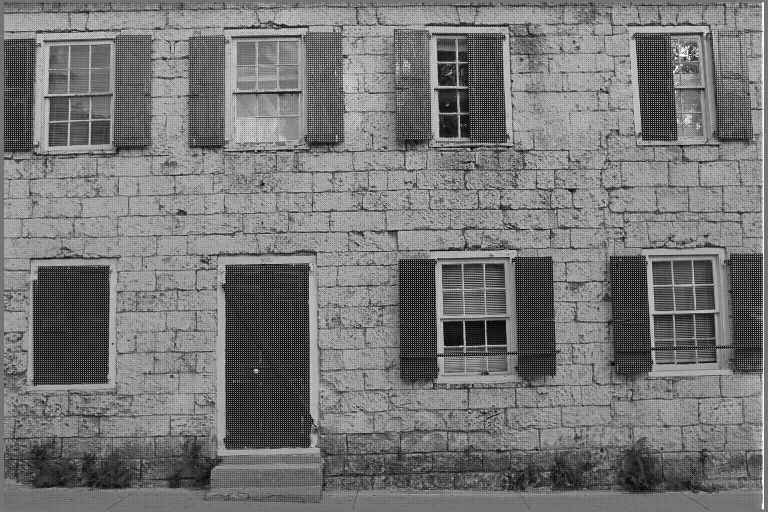
#> input picture task1/tests/04_unittest_bilinear_img_input/01.png, 768 x 512 px
$ python -i fit_and_classify.py   (imports and definitions only)
#> lines starting #> are read from the running program, lines starting #| are printed output that depends on the picture; after the words box and inside, x2 and y2 are one past the last pixel; in counts of white or black regions, pixels touching at a corner belong together
import numpy as np
from scipy.signal import convolve2d

from skimage.transform import resize
from skimage.io import imread, imshow

from sklearn.model_selection import train_test_split
from sklearn.svm import LinearSVC, SVC
from sklearn.metrics import classification_report

MAX_ITEMS = 10**10
HOG_RANGE = (0, np.pi)
EPS = 1e-6

BIN_COUNT = 12
IMG_SIZE = (64, 64)
CELL_ROWS,  CELL_COLS = 4, 4
BLOCK_ROWS, BLOCK_COLS = 4, 4


def calc_gradient(img):
    dx_c = np.zeros_like(img)
    dy_c = np.zeros_like(img)
    n_channels = img.shape[-1]

    x_kernel = np.array([[-1, 0, 1],
                         [-2, 0, 2],
                         [-1, 0, 1]])
    y_kernel = x_kernel.T

    for channel in range(n_channels):
        dx_c[:, :, channel] = convolve2d(img[:, :, channel], y_kernel, mode='same', boundary='symm')
        dy_c[:, :, channel] = convolve2d(img[:, :, channel], y_kernel, mode='same', boundary='symm')

    dx = np.sum(dx_c, axis=-1)
    dy = np.sum(dx_c, axis=-1)

    grad_magnitude = np.sqrt(dx**2 + dy**2)

    grad_angle = np.arctan2(dx, dy)
    #grad_angle[grad_angle < HOG_RANGE[0]] += np.pi

    return grad_magnitude, grad_angle


def calc_hist(img, cell_rows, cell_cols, bin_count):
    num_cells_h = img.shape[0] // cell_rows
    num_cells_w = img.shape[1] // cell_cols

    bin_hist = np.zeros((num_cells_h, num_cells_w, bin_count))

    grad_magnitude, grad_angle = calc_gradient(img)

    for y in range(num_cells_h):
        for x in range(num_cells_w):
            y_left = y * cell_rows
            y_right = y_left + cell_rows
            x_left = x * cell_cols
            x_right = x_left + cell_cols

            cell_magnitudes = grad_magnitude[y_left: y_right, x_left: x_right].flatten()
            cell_angles = grad_angle[y_left: y_right, x_left: x_right].flatten()

            bin_hist[y, x], _ = np.histogram(cell_angles, bin_count, range=HOG_RANGE, weights=cell_magnitudes)

    return bin_hist


def get_blocks(img, block_row, block_col, cell_rows, cell_cols, bin_count):
    hist = calc_hist(img, cell_rows, cell_cols, bin_count)
    #print(hist.shape)
    num_block_h = img.shape[0] // (block_row * cell_rows)
    num_block_w = img.shape[1] // (block_col * cell_cols)

    blocks = np.zeros((num_block_h, num_block_w, block_row * block_col * bin_count))

    for y in range(num_block_h):
        for x in range(num_block_w):
            y_left = y * block_row
            y_right = y_left + block_row
            x_left = x * block_col
            x_right = x_left + block_col
            block_elem = hist[y_left: y_right, x_left:x_right, :].flatten()
            blocks[y, x] = block_elem / (np.linalg.norm(block_elem) + EPS)

    return blocks


def extract_hog(img):
    preprocessed_image = np.array(resize(img, IMG_SIZE))
    hog_features = get_blocks(preprocessed_image, BLOCK_ROWS, BLOCK_COLS, CELL_ROWS, CELL_COLS, BIN_COUNT).flatten()
    return hog_features


def fit_and_classify(train_features, train_labels, test_features):
    if len(train_features) > MAX_ITEMS:
        train_features = train_features[:MAX_ITEMS]
        train_labels = train_labels[:MAX_ITEMS]
    print('--------------------------------------------------------------------------')
    print('Train shape:', train_features.shape, train_labels.shape)
    print('Test shape:', test_features.shape)
    model = LinearSVC(C=0.3, verbose=0)
    """
    x_train, x_test, y_train, y_test = train_test_split(train_features, train_labels, test_size=0.3)
    model.fit(x_train, y_train)
    y_pred = model.predict(x_test)
    print(classification_report(y_test, y_pred))
    print('Average score is', (y_test == y_pred).mean())
    """
    model.fit(train_features, train_labels)
    print('--------------------------------------------------------------------------')
    return model.predict(test_features)

>>> import cv2
>>> picture = cv2.imread('../task1/tests/04_unittest_bilinear_img_input/01.png')
#> picture is the input picture: shape (512, 768, 3); min 2, max 255, mean 117.6
>>> result = extract_hog(picture)
#> in extract_hog, `preprocessed_image = np.array(resize(img, IMG_SIZE))`:
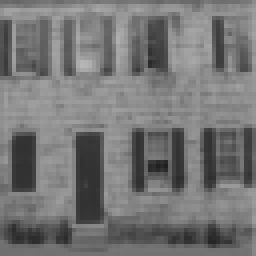
#> preprocessed_image: shape (64, 64, 3) float64 (shown 4 times larger); min 0.122, max 0.714, mean 0.461
#> after the loop in calc_gradient, `for channel in range(n_channels):`:
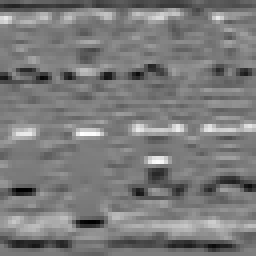
#> dx_c: shape (64, 64, 3) float64 (shown 4 times larger); min -1.27, max 1.36, mean -0.000193; drawn with min black and max white
#> in calc_gradient, `grad_magnitude = np.sqrt(dx**2 + dy**2)`:
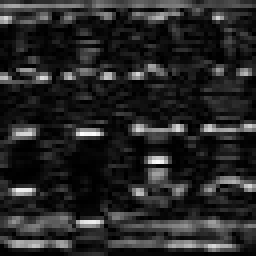
#> grad_magnitude: shape (64, 64) float64 (shown 4 times larger); min 0.000201, max 5.77, mean 0.863; drawn with min black and max white
#> in calc_gradient, `grad_angle = np.arctan2(dx, dy)`:
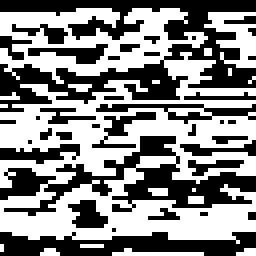
#> grad_angle: shape (64, 64) float64 (shown 4 times larger); values -2.36 (black) and 0.785 (white), 53.1% white; 37 black regions (23 under 20 px), largest, box (x1, y1, x2, y2) and area: (0, 0, 64, 28) 705, (0, 34, 64, 54) 426, (0, 58, 64, 64) 252
#> in extract_hog, `hog_features = get_blocks(preprocessed_image, BLOCK_ROWS, BLOCK_COLS, ..`: hog_features = 3072 values, max 0.87 at index 1743, min 0 at index 0, mean 0.0153
#> result has the same summary as hog_features in extract_hog

$ run again, on task1/tests/04_unittest_bilinear_img_input/02.png
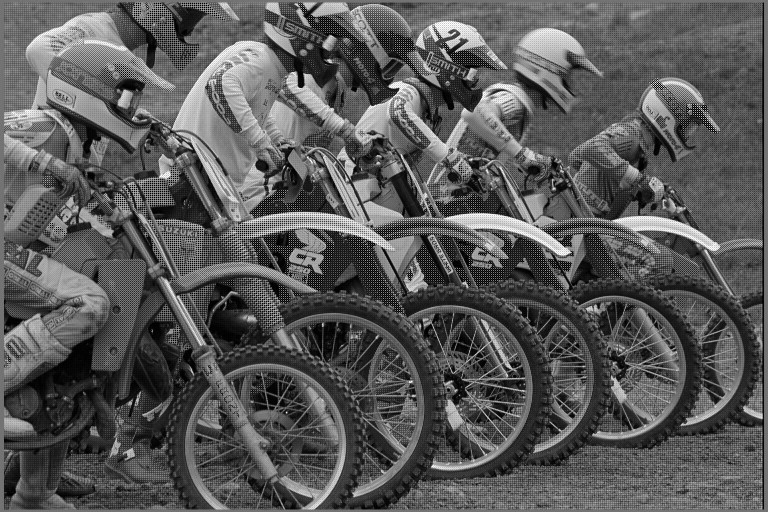
#> input picture task1/tests/04_unittest_bilinear_img_input/02.png, 768 x 512 px
#> picture is the input picture: shape (512, 768, 3); min 0, max 255, mean 88.6
#> after the loop in calc_gradient, `for channel in range(n_channels):`:
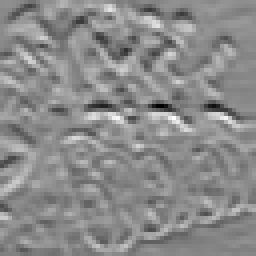
#> dx_c: shape (64, 64, 3) float64 (shown 4 times larger); min -2.5, max 2.11, mean 0.00716; drawn with min black and max white
#> in calc_gradient, `grad_angle = np.arctan2(dx, dy)`:
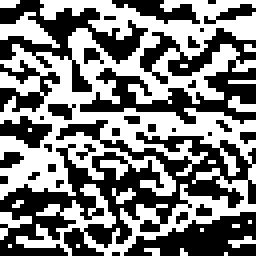
#> grad_angle: shape (64, 64) float64 (shown 4 times larger); values -2.36 (black) and 0.785 (white), 49.8% white in thin lines or dots
#> hog_features = 3072 values, max 0.769 at index 2355, min 0 at index 0, mean 0.0162
#> result has the same summary as hog_features in extract_hog

$ run again, on task1/tests/04_unittest_bilinear_img_input/04.png
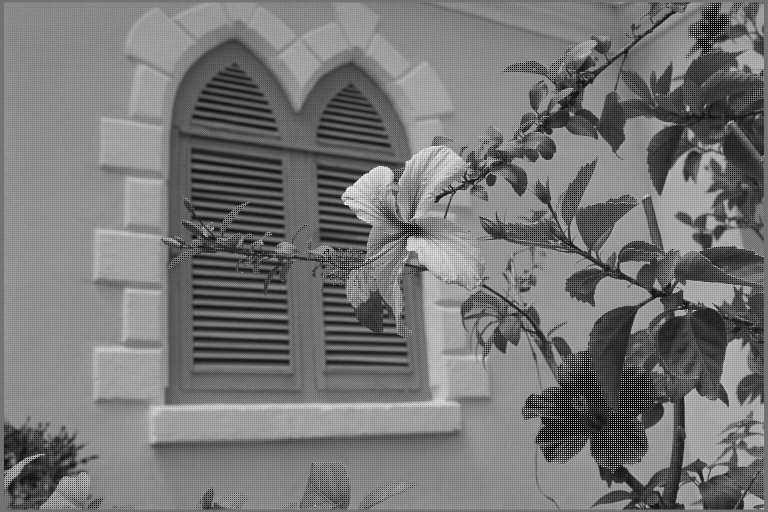
#> input picture task1/tests/04_unittest_bilinear_img_input/04.png, 768 x 512 px
#> picture is the input picture: shape (512, 768, 3); min 0, max 253, mean 118
#> after the loop in calc_gradient, `for channel in range(n_channels):`:
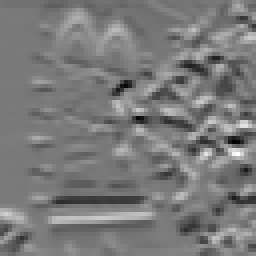
#> dx_c: shape (64, 64, 3) float64 (shown 4 times larger); min -1.54, max 1.68, mean 0.00354; drawn with min black and max white
#> in calc_gradient, `grad_angle = np.arctan2(dx, dy)`:
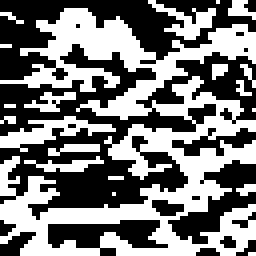
#> grad_angle: shape (64, 64) float64 (shown 4 times larger); values -2.36 (black) and 0.785 (white), 47.6% white; 20 white regions (13 under 20 px), largest, box (x1, y1, x2, y2) and area: (0, 2, 64, 64) 1611, (0, 29, 29, 38) 98, (37, 0, 54, 10) 63
#> hog_features = 3072 values, max 0.928 at index 1815, min 0 at index 0, mean 0.0139
#> result has the same summary as hog_features in extract_hog
